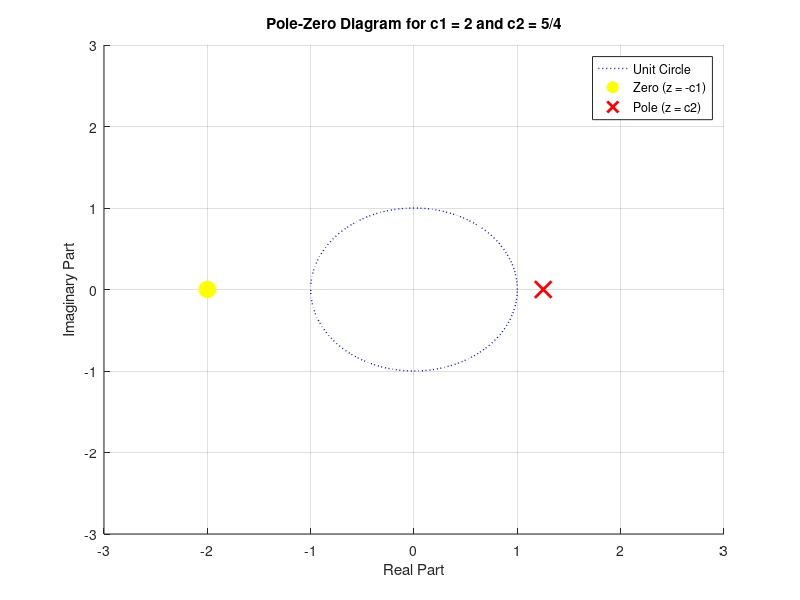

MATLAB code for this plot:
% Define the values of c1 and c2
c1 = 2;
c2 = 5 / 4;

% Define the zero and pole locations
zero = -c1;
pole = c2;

% Create a new figure
figure;
hold on;

% Plot the unit circle
theta = linspace(0, 2*pi, 100);
plot(cos(theta), sin(theta), 'b:', 'LineWidth', 1); % Dotted blue unit circle

% Plot the zero with a large yellow circle (at z = -c1)
plot(real(zero), imag(zero), 'yo', 'MarkerSize', 12, 'MarkerFaceColor', 'y');

% Plot the pole with a large red "X" (at z = c2)
plot(real(pole), imag(pole), 'rx', 'MarkerSize', 12, 'LineWidth', 2);

% Set plot limits for better visualization
xlim([-3, 3]);
ylim([-3, 3]);

% Add grid, title, and labels
grid on;
title('Pole-Zero Diagram for c1 = 2 and c2 = 5/4');
xlabel('Real Part');
ylabel('Imaginary Part');

% Add legend to clarify the symbols
legend('Unit Circle', 'Zero (z = -c1)', 'Pole (z = c2)', 'Location', 'best');

hold off;
